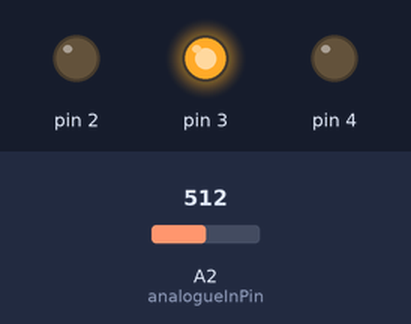
The sketch below on a simulated Arduino Uno, built with avr-gcc and run on an emulated ATmega328P. Shown: output pins drawn as LEDs (lit = HIGH). Inputs (shaded band) come from the test bench; at power-on: A2 (analogueInPin) = 512. What the sketch prints to the serial monitor is not drawn.

Above: at 1.8 s.
1.9 s: A2 (analogueInPin) set to 481
At 3.7 s:
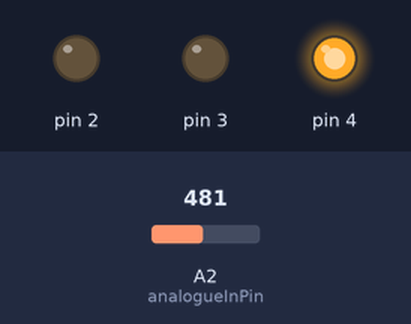
4.5 s: A2 (analogueInPin) set to 760
At 7.2 s:
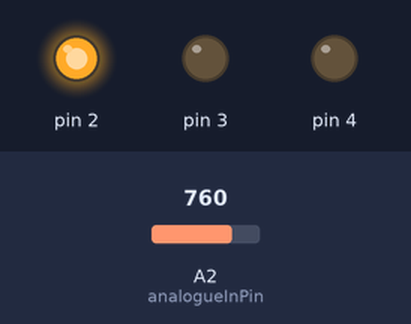
7.5 s: A2 (analogueInPin) set to 736
At 9.6 s:
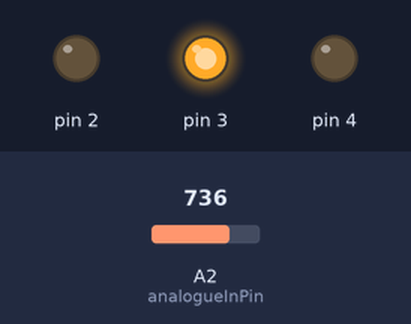
10.5 s: A2 (analogueInPin) set to 900
At 13.1 s:
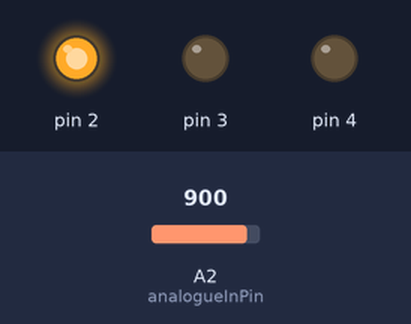
Timing chart, 0 to 14.5 s (numbered marks = the images above; inputs shaded):
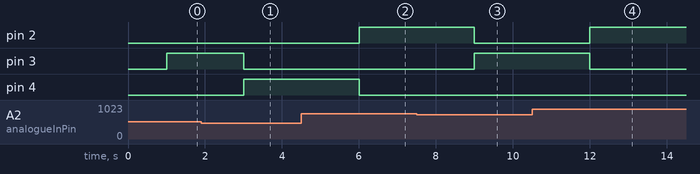

Measured:
- the behaviour switches between 500 and 499 on A2 (analogueInPin) (found by bisection; images 0 and 1)
- the behaviour switches between 750 and 749 on A2 (analogueInPin) (found by bisection; images 2 and 3)
- after the input at 1.9 s, pin 3: HIGH → LOW after 1.1 s; pin 4: LOW → HIGH after 1.1 s
- after the input at 4.5 s, pin 2: LOW → HIGH after 1.5 s; pin 4: HIGH → LOW after 1.5 s
- after the input at 7.5 s, pin 2: HIGH → LOW after 1.5 s; pin 3: LOW → HIGH after 1.5 s
- after the input at 10.5 s, pin 2: LOW → HIGH after 1.5 s; pin 3: HIGH → LOW after 1.5 s

The sketch:

sketch_apr12a.ino
```cpp
void setup() {
  // put your setup code here, to run once:
  //pinMode(13, OUTPUT);
  pinMode(2, OUTPUT);
  pinMode(4, OUTPUT);
  pinMode(3, OUTPUT);
  //digitalWrite(13, LOW);
  //digitalWrite(13, HIGH);

  // Listen for incoming connection only from localhost
  // (no one from the external network could connect)
  //server.listenOnLocalhost();
  //server.begin();
   Serial.begin(9600);
}

void loop() {
      //our added code from here
    const int analogueInPin = A2;
    int sensorValue = analogRead(A2);
    int outputValue = map(sensorValue, 0, 1023, 0, 255);
    Serial.print("sensor = ");
    Serial.print(sensorValue);
    delay(1000);


    if(sensorValue>0 && sensorValue<500)
    {
      digitalWrite(2, LOW);
      digitalWrite(4, HIGH);
      digitalWrite(3, LOW);
    }
    else if(sensorValue>=500&& sensorValue<750)
    {
      digitalWrite(2, LOW);
      digitalWrite(4, LOW);
      digitalWrite(3, HIGH);
    }
    else if(sensorValue > 750)
    {
      digitalWrite(2, HIGH);
      digitalWrite(4, LOW);
      digitalWrite(3, LOW);
    }
}
```
